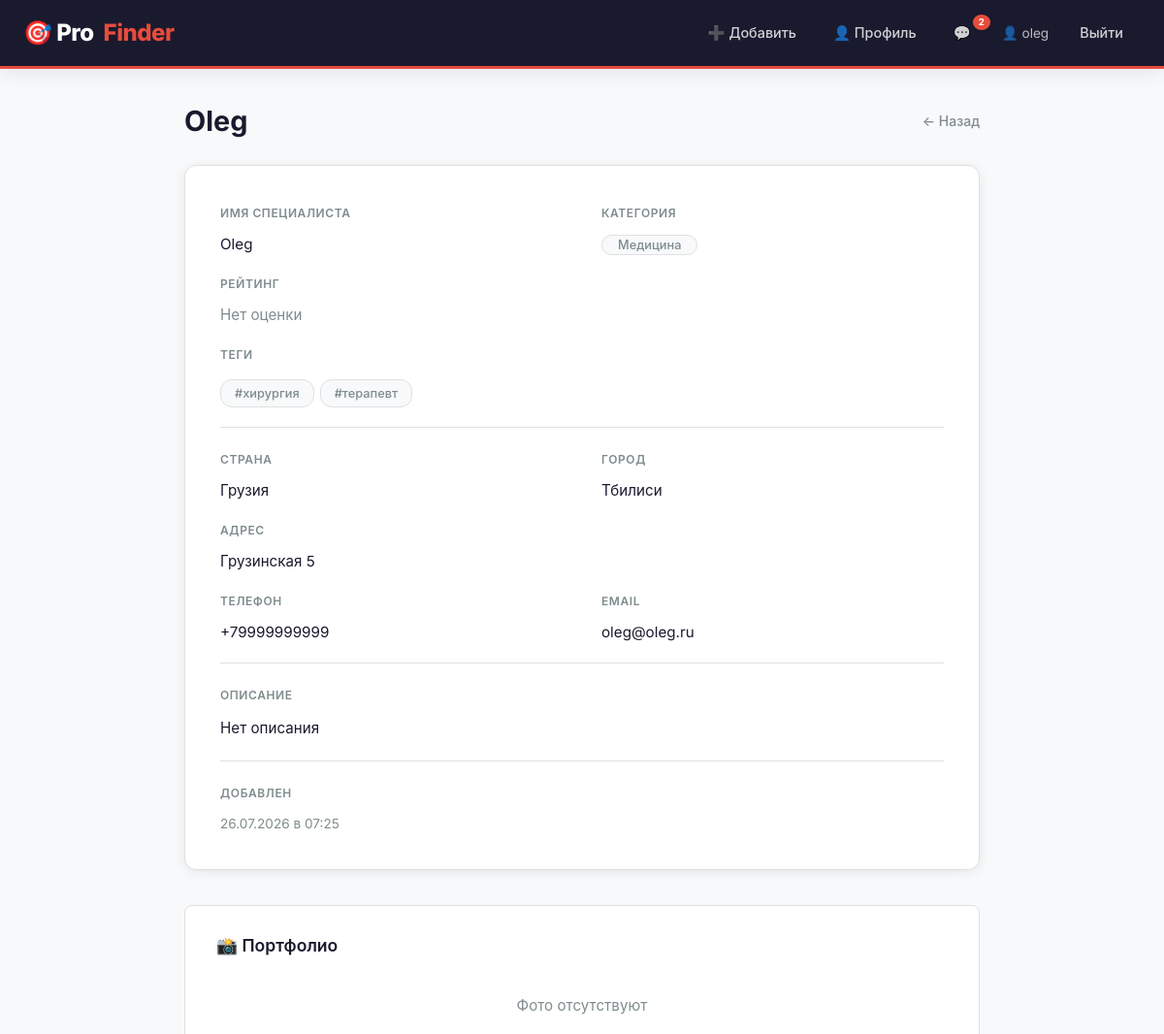
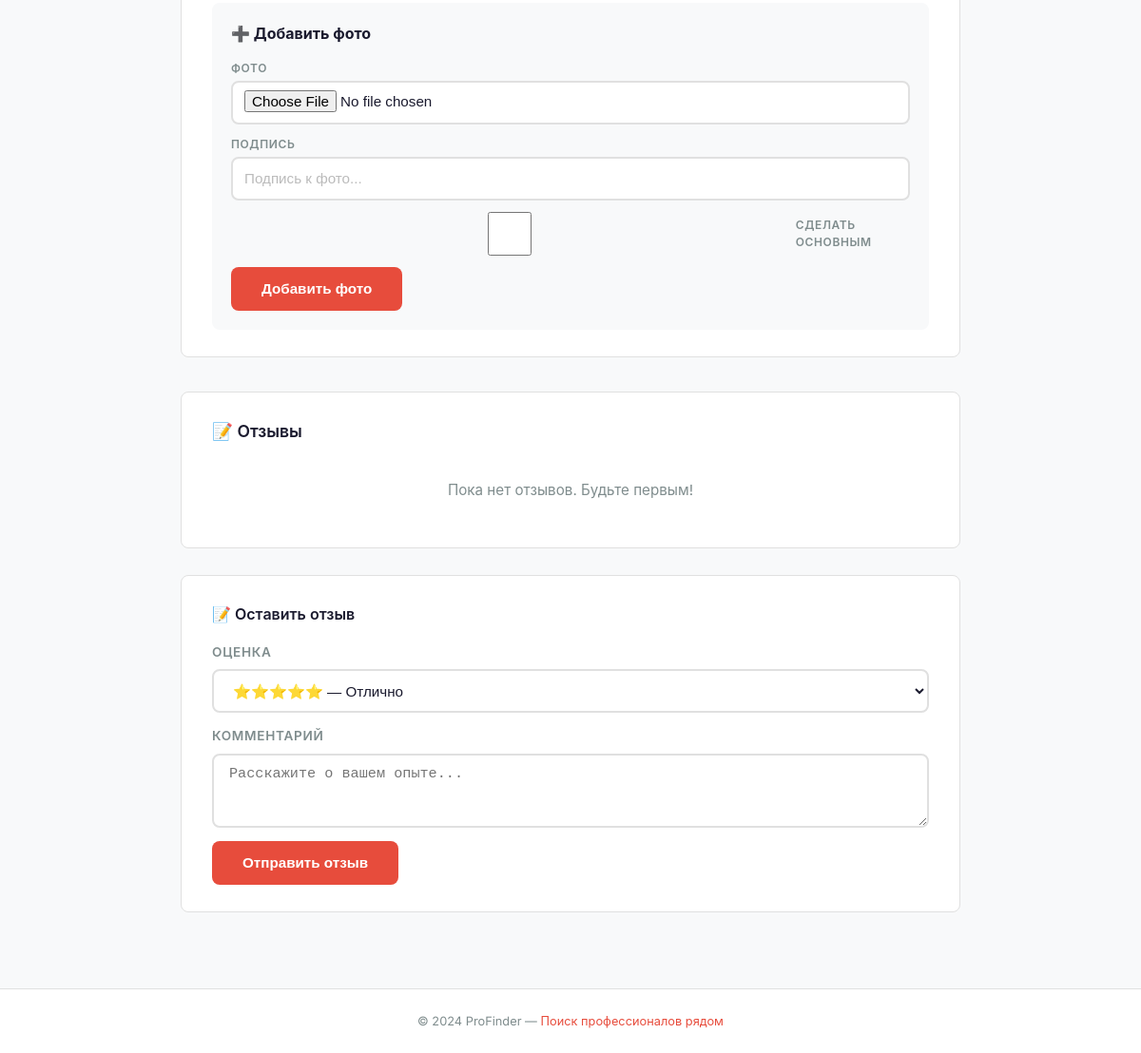
/provider/1/ (signed in), run on the app's committed database (2 pictures, top to bottom).
### users/models.py (models this page shows, shortened)
class User(AbstractUser):
    email = models.EmailField(unique=True)
    phone = models.CharField(max_length=20, blank=True, null=True)
    avatar = models.ImageField(
        upload_to=user_avatar_path,
        blank=True,
        null=True,
        verbose_name='Аватар'
    )
    is_active = models.BooleanField(default=True)
    last_login = models.DateTimeField(null=True, blank=True)
    created_at = models.DateTimeField(auto_now_add=True)
    def get_unread_count(self):
        from chat.models import Message
        unread = 0
        for chat in self.get_all_chats():
            unread += chat.messages.filter(is_read=False).exclude(sender=self).count()
        return unread
    def get_all_chats(self):
        from chat.models import Chat
        return Chat.objects.filter(
            models.Q(user1=self) | models.Q(user2=self)
        ).order_by('-updated_at')
    def get_notifications(self):
        from chat.models import Message
        notifications = []
        for chat in self.get_all_chats():
            unread_messages = chat.messages.filter(
                is_read=False
            ).exclude(sender=self).order_by('-created_at')
            for msg in unread_messages[:3]:  # По 3 последних из каждого чата
                notifications.append({
                    'chat_id': chat.id,
                    'sender_name': msg.sender.username,
                    'content': msg.content[:100] + ('...' if len(msg.content) > 100 else ''),
                    'created_at': msg.created_at,
                    'is_read': msg.is_read,
                    'other_user_id': chat.get_other_user(self).id,
                    'other_user_name': chat.get_other_user(self).username
                })
        notifications.sort(key=lambda x: x['created_at'], reverse=True)
        return notifications[:20]  # Максимум 20 уведомлений

### providers/models.py (models this page shows, shortened)
class Provider(models.Model):
    full_name = models.CharField(max_length=100)
    category = models.CharField(max_length=50)
    phone = models.CharField(max_length=20, blank=True, null=True)
    email = models.EmailField(blank=True, null=True)
    address = models.CharField(max_length=200, blank=True, null=True)
    country = models.CharField(max_length=50)
    city = models.CharField(max_length=50, blank=True, null=True)
    rating = models.FloatField(default=0.0)
    description = models.TextField(blank=True, null=True)
    tags = models.TextField(blank=True, null=True)
    is_verified = models.BooleanField(default=False)
    is_active = models.BooleanField(default=True)
    created_by = models.ForeignKey(settings.AUTH_USER_MODEL, on_delete=models.CASCADE, related_name='providers')
    created_at = models.DateTimeField(auto_now_add=True)
    updated_at = models.DateTimeField(auto_now=True)
    def get_tags_list(self):
        if self.tags:
            return [tag.strip() for tag in self.tags.split(',') if tag.strip()]
        return []

### users/views.py (the view)
# urls.py: path('provider/<int:provider_id>/', user_views.provider_detail, name='provider_detail'),
def provider_detail(request, provider_id):
    provider = get_object_or_404(Provider, id=provider_id)
    if not provider.is_active:
        messages.warning(request, 'Этот специалист временно недоступен')
    return render(request, 'provider_detail.html', {'provider': provider})

### chat/models.py (called while the page is built)
    def get_other_user(self, user):
        return self.user2 if self.user1 == user else self.user1

### users/context_processors.py (called while the page is built)
def notifications(request):
    unread_count = 0
    notifications_list = []
    if request.user.is_authenticated:
        try:
            unread_count = request.user.get_unread_count()
            notifications_list = request.user.get_notifications()
        except AttributeError:
            pass
    return {
        'unread_count': unread_count,
        'notifications_list': notifications_list
    }

### templates/provider_detail.html (shortened to what this page needs)
{% extends "base.html" %}
{% block content %}
<div class="provider-detail">
    <div class="detail-header">
        <h1>{{ provider.full_name }}</h1>
        <a href="{% url 'index' %}" class="back-link">← Назад</a>
    </div>
    <div class="detail-card">
        <div class="detail-grid">
            <div>
                <div class="label">Имя специалиста</div>
                <div class="value">{{ provider.full_name }}</div>
            </div>
            <div>
                <div class="label">Категория</div>
                <div class="value"><span class="category-tag">{{ provider.category }}</span></div>
            </div>
            <div>
                <div class="label">Рейтинг</div>
                <div class="value">
                    {% if provider.rating %}
                        <span class="rating">
                            {% for i in "12345"|make_list %}
                                {% if forloop.counter <= provider.rating|add:"0"|floatformat:"0"|add:"0" %}
                                    ⭐
                                {% endif %}
                            {% endfor %}
                            {{ provider.rating }} ({{ provider.reviews.count }} отзывов)
                        </span>
                    {% else %}
                        <span style="color: var(--hh-gray);">Нет оценки</span>
                    {% endif %}
                </div>
            </div>
            <div class="full-width">
                <div class="label">Теги</div>
                <div class="value">
                    {% if provider.tags %}
                        <div class="detail-tags">
                            {% for tag in provider.get_tags_list %}
                                <span class="tag">#{{ tag }}</span>
                            {% endfor %}
                        </div>
                    {% else %}
                        <span style="color: var(--hh-gray);">Нет тегов</span>
                    {% endif %}
                </div>
            </div>
            <hr class="divider">
            <div>
                <div class="label">Страна</div>
                <div class="value">{{ provider.country }}</div>
            </div>
            <div>
                <div class="label">Город</div>
                <div class="value">{{ provider.city|default:"Не указан" }}</div>
            </div>
            <div class="full-width">
                <div class="label">Адрес</div>
                <div class="value">{{ provider.address|default:"Не указан" }}</div>
            </div>
            <div>
                <div class="label">Телефон</div>
                <div class="value">{{ provider.phone|default:"Не указан" }}</div>
            </div>
            <div>
                <div class="label">Email</div>
                <div class="value">{{ provider.email|default:"Не указан" }}</div>
            </div>
            <hr class="divider">
            <div class="full-width">
                <div class="label">Описание</div>
                <div class="value" style="line-height: 1.7;">{{ provider.description|default:"Нет описания" }}</div>
            </div>
            <hr class="divider">
            <div class="full-width">
                <div class="label">Добавлен</div>
                <div class="value" style="color: var(--hh-gray); font-size: 0.85rem;">
                    {{ provider.created_at|date:"d.m.Y в H:i" }}
                </div>
            </div>
        </div>
    </div>
    <div class="photos-section">
        <h3>📸 Портфолио</h3>
        {% if provider.photos.all %}
            <div class="photos-grid">
                {% for photo in provider.photos.all %}
                    <div class="photo-item">
                        <img src="{{ photo.image.url }}" alt="{{ photo.caption|default:'Фото' }}">
                        {% if photo.is_main %}
                            <span class="photo-badge">⭐ Основное</span>
                        {% endif %}
                        {% if user.is_authenticated and user == provider.created_by %}
                            <form method="POST" action="{% url 'delete_provider_photo' photo.id %}" style="display:inline;">
                                {% csrf_token %}
                                <button type="submit" class="btn-delete-photo" onclick="return confirm('Удалить фото?')">🗑️</button>
                            </form>
                        {% endif %}
                    </div>
                {% endfor %}
            </div>
        {% else %}
            <p class="hint" style="padding: 20px;">Фото отсутствуют</p>
        {% endif %}
        {% if user.is_authenticated and user == provider.created_by %}
            <div class="add-photo-form">
                <h4>➕ Добавить фото</h4>
                <form method="POST" action="{% url 'add_provider_photo' provider.id %}" enctype="multipart/form-data">
                    <div class="form-group">
                        <label>Фото</label>
                        <input type="file" name="image" accept="image/*" required>
                    </div>
                    <div class="form-group">
                        <label>Подпись</label>
                        <input type="text" name="caption" placeholder="Подпись к фото...">
                    </div>
                    <div class="form-group" style="flex-direction: row; align-items: center; gap: 8px;">
                        <input type="checkbox" name="is_main" id="is_main">
                        <label for="is_main" style="margin: 0;">Сделать основным</label>
                    </div>
                    <button type="submit" class="btn btn-primary">Добавить фото</button>
                </form>
            </div>
        {% endif %}
    </div>
    <div class="reviews-section">
        <h3>📝 Отзывы</h3>
        {% with approved_reviews=provider.reviews.all %}
            {% if approved_reviews %}
                {% for review in approved_reviews %}
                    {% if review.is_approved %}
                    <div class="review-item">
                        <div class="review-header">
                            <span class="review-author">{{ review.user.username }}</span>
                            <span class="review-rating">
                                {% for i in "12345"|make_list %}
                                    {% if forloop.counter <= review.rating %}
                                        ⭐
                                    {% endif %}
                                {% endfor %}
                            </span>
                            <span class="review-date">{{ review.created_at|date:"d.m.Y" }}</span>
                        </div>
                        <div class="review-comment">{{ review.comment }}</div>
                    </div>
                    {% endif %}
                {% endfor %}
            {% else %}
                <p class="hint" style="padding: 20px;">Пока нет отзывов. Будьте первым!</p>
            {% endif %}
        {% endwith %}
    </div>
    {% if user.is_authenticated and provider.is_active %}
    <div class="add-review">
        <h4>📝 Оставить отзыв</h4>
        <form method="POST" action="{% url 'add_review' provider.id %}">
            <div class="form-group">
                <label>Оценка</label>
                <select name="rating" class="form-control" required>
                    <option value="5">⭐⭐⭐⭐⭐ — Отлично</option>
                </select>
            </div>
            <div class="form-group">
                <label>Комментарий</label>
                <textarea name="comment" class="form-control" rows="3" placeholder="Расскажите о вашем опыте..."></textarea>
            </div>
            <button type="submit" class="btn btn-primary">Отправить отзыв</button>
        </form>
    </div>
    {% elif not user.is_authenticated %}
    <div class="add-review">
        <p class="hint" style="padding: 20px;">🔑 <a href="{% url 'login' %}">Войдите</a>, чтобы оставить отзыв</p>
    </div>
    {% elif not provider.is_active %}
    <div class="add-review">
        <p class="hint" style="padding: 20px;">⛔ Этот специалист временно недоступен</p>
    </div>
    {% endif %}
</div>
{% endblock %}

### templates/base.html (shortened to what this page needs)
<!DOCTYPE html>
<html lang="ru">
<head>
    {% load static %}
    <link rel="stylesheet" href="{% static 'css/style.css' %}">
</head>
<body>
    <nav class="navbar">
        <div class="nav-container">
            <div class="nav-brand">
                <a href="{% url 'index' %}">
                    🎯 Pro<span class="accent">Finder</span>
                </a>
            </div>
            <div class="nav-menu">
                {% if user.is_authenticated %}
                    <a href="{% url 'add_provider' %}" class="{% if request.resolver_match.url_name == 'add_provider' %}active{% endif %}">➕ Добавить</a>
                    <a href="{% url 'profile' %}" class="{% if request.resolver_match.url_name == 'profile' %}active{% endif %}">👤 Профиль</a>
                    <div class="notifications-wrapper">
                        <a href="#" class="notifications-btn" onclick="toggleNotifications(event)">
                            💬
                            {% if unread_count > 0 %}
                                <span class="notification-badge" id="notificationBadge">{{ unread_count }}</span>
                            {% endif %}
                        </a>
                    </div>
                    <span class="user-name">👤 {{ user.username }}</span>
                    <a href="{% url 'logout' %}">Выйти</a>
                {% else %}
                    <a href="{% url 'login' %}" class="{% if request.resolver_match.url_name == 'login' %}active{% endif %}">Войти</a>
                    <a href="{% url 'register' %}" class="btn-nav">Регистрация</a>
                {% endif %}
            </div>
        </div>
    </nav>
    <div class="container">
        {% block content %}{% endblock %}
    </div>
    <footer>
        <p>© 2024 ProFinder — <span class="accent">Поиск профессионалов рядом</span></p>
    </footer>
</body>
</html>

### templates/provider_detail.html (style rules this page uses)
.photos-section { margin-top: 36px; background: var(--hh-white); padding: 28px 32px; border-radius: var(--hh-radius); border: 1px solid #e0e0e0; }
.photos-section h3 { font-size: 1.1rem; font-weight: 600; margin-bottom: 18px; }
.add-photo-form { background: var(--hh-gray-lighter); padding: 20px; border-radius: var(--hh-radius); }
.add-photo-form h4 { margin-bottom: 16px; font-size: 1rem; }
.add-photo-form .form-group { margin-bottom: 12px; }
.add-photo-form .form-group input[type="file"], .add-photo-form .form-group input[type="text"] { width: 100%; padding: 8px 12px; border: 2px solid #e0e0e0; border-radius: var(--hh-radius); font-size: 0.95rem; transition: all 0.2s ease; }

### templates/base.html (style rules this page uses)
.notifications-wrapper { position: relative; display: inline-block; }
.notifications-btn { position: relative; padding: 8px 12px; color: rgba(255,255,255,0.8); text-decoration: none; border-radius: var(--hh-radius); transition: all 0.2s ease; }
.notification-badge { position: absolute; top: -4px; right: -4px; background: var(--hh-accent); color: white; font-size: 0.6rem; font-weight: 700; padding: 2px 6px; border-radius: 50%; min-width: 18px; text-align: center; line-height: 1.2; border: 2px solid var(--hh-primary); animation: pulse 2s infinite; }

### data on the page
User: username "oleg"
Provider: full_name "Oleg", category "Медицина", country "Грузия", city "Тбилиси", address "Грузинская 5", phone "+79999999999", email "oleg@oleg.ru", description "Нет описания", created_at "26.07.2026 в 07:25"

### other printed values
{{ unread_count }} "2"
{{ tag }} "хирургия" "терапевт"
